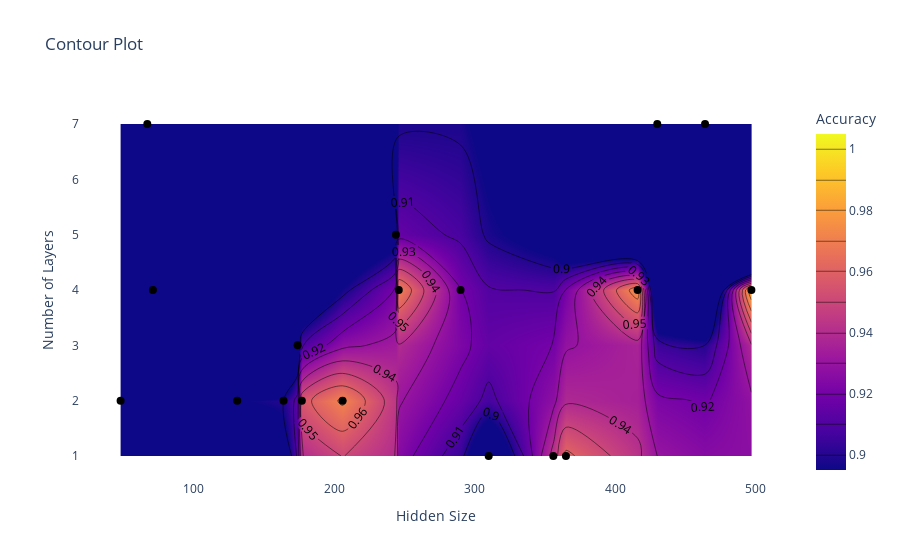

Notebook code cell kept with this figure:
### Code cell
random = analysis.results_df
plot_contour(random, "config/hidden_size", "config/num_layers", "accuracy")

### Figure 1 — Plotly figure (JSON) as saved in the notebook; plotly's stock layout.template omitted (floating-point values rounded to 4 significant figures)
{"data": [{"colorbar": {"title": {"text": "Accuracy"}}, "colorscale": [[0, "#0d0887"], [0.1111, "#46039f"], [0.2222, "#7201a8"], [0.3333, "#9c179e"], [0.4444, "#bd3786"], [0.5556, "#d8576b"], [0.6667, "#ed7953"], [0.7778, "#fb9f3a"], [0.8889, "#fdca26"], [1, "#f0f921"]], "contours": {"coloring": "heatmap", "end": 1, "showlabels": true, "size": 0.01, "start": 0.9}, "type": "contour", "x": [206, 365, 246, 290, 244, 356, 497, 71, 416, 177, 164, 48, 464, 430, 174, 310, 131, 67], "y": [2, 1, 4, 4, 5, 1, 4, 4, 4, 2, 2, 2, 7, 7, 3, 1, 2, 7], "z": [0.9719, 0.9625, 0.9703, 0.9203, 0.8859, 0.9438, 0.9891, 0.5328, 0.9766, 0.9563, 0.9, 0.5312, 0.1688, 0.6094, 0.8844, 0.8703, 0.8938, 0.3781]}, {"customdata": [0.9719, 0.9625, 0.9703, 0.9203, 0.8859, 0.9438, 0.9891, 0.5328, 0.9766, 0.9563, 0.9, 0.5312, 0.1688, 0.6094, 0.8844, 0.8703, 0.8938, 0.3781], "hovertemplate": "Hidden Size: %{x}<br>Number of Layers: %{y}<br>Accuracy: %{customdata:.4f}<extra></extra>", "marker": {"color": "black", "size": 8, "symbol": "circle"}, "mode": "markers", "name": "Data Points", "type": "scatter", "x": [206, 365, 246, 290, 244, 356, 497, 71, 416, 177, 164, 48, 464, 430, 174, 310, 131, 67], "y": [2, 1, 4, 4, 5, 1, 4, 4, 4, 2, 2, 2, 7, 7, 3, 1, 2, 7]}], "layout": {"autosize": true, "paper_bgcolor": "white", "plot_bgcolor": "white", "title": {"text": "Contour Plot"}, "xaxis": {"autorange": true, "range": [19.95, 525.0], "showgrid": false, "title": {"text": "Hidden Size"}, "type": "linear"}, "yaxis": {"autorange": true, "range": [0.4474, 7.553], "showgrid": false, "title": {"text": "Number of Layers"}, "type": "linear"}}}
